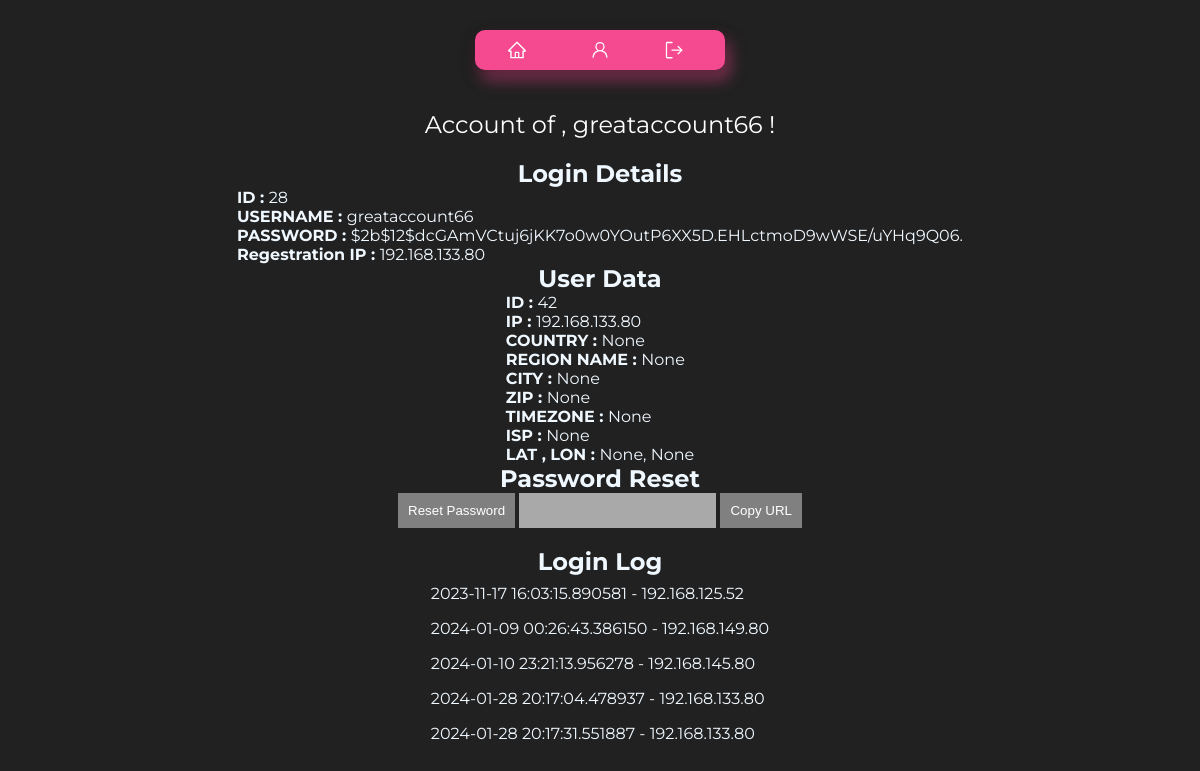
The page /greataccount66 (signed in) on the database its author committed.
### tables this page shows
CREATE TABLE users (
        id INTEGER PRIMARY KEY,
        username TEXT UNIQUE,
        password TEXT,
        ip TEXT
    );

CREATE TABLE userData (
        id INTEGER PRIMARY KEY,
        username TEXT,
        ip TEXT,
        country TEXT,
        regionname TEXT,
        city TEXT,
        zip TEXT, 
        lat TEXT,
        lon TEXT,
        timezone TEXT,
        isp TEXT
    );

CREATE TABLE loginLog (
        id INTEGER PRIMARY KEY,
        username TEXT,
        ip TEXT,
        timestamp TIMESTAMP DEFAULT CURRENT_TIMESTAMP
    );

### main.py (the view)
@app.route('/<string:username>', methods=['GET'])
def user(username):
    nonce = secrets.token_hex(8)
    if 'username' in session:
        logged_in_username = session['username']
        if logged_in_username == 'admin':
            csp_header['script-src'] = f"'self' 'nonce-{nonce}'"
            username = sanitize_input(username)
            liked_meals = get_liked_Meals_db(username)
            user_data = get_user_data(username)
            user_login_info = get_user(username)
            login_log = get_login_log(username)
            meal = [meal[2] for meal in liked_meals]
            return render_template('admin/user_details.html',
                       username=username,
                       loginDetails=user_login_info,
                       liked_meal_ids=meal,  # Pass the likedMeals data
                       loginLog=login_log,
                       userData=user_data,
                       nonce=nonce)
        return redirect(url_for('account'))  # HTTP 403 Forbidden for non-admin users
    else:
        return redirect(url_for('login'))

### main.py (called while the page is built)
@app.after_request
def set_csp_header(response):
    csp_value = '; '.join([f"{key} {value}" for key, value in csp_header.items()])
    response.headers['Content-Security-Policy'] = csp_value
    return response

@app.after_request
def add_security_headers(response):
    response.headers['X-Frame-Options'] = 'SAMEORIGIN'
    return response

@app.after_request
def add_hsts_header(response):
    response.headers['Strict-Transport-Security'] = 'max-age=31536000; includeSubDomains; preload'
    return response

@app.after_request
def add_content_type_header(response):
    response.headers['X-Content-Type-Options'] = 'nosniff'
    return response

### scripts/check_input.py (called while the page is built)
def sanitize_input(input_string):
    sanitized_input = input_string.strip()
    sanitized_input = re.sub(r'[(;\'"\\)]', '', sanitized_input)
    return sanitized_input

### scripts/db.py (called while the page is built)
def connect():
    conn = sqlite3.connect('database/testdb.db')
    cursor = conn.cursor()
    return conn, cursor

def get_user(username):
    conn, cursor = connect()
    cursor.execute('SELECT * FROM users WHERE username = ?', (username,))
    user_data = cursor.fetchone()
    conn.close()
    if user_data:
        user_dict = {
            'id': user_data[0],
            'username': user_data[1],
            'password': user_data[2],
            'ip': user_data[3]
        }
        return user_dict
    else:
        return None

def get_liked_Meals_db(username):
    conn, cursor = connect()
    cursor.execute('SELECT * FROM likedMeals WHERE username = ?', (username,))
    user_liked_meals = cursor.fetchall()
    conn.commit()
    conn.close()
    return user_liked_meals

def get_user_data(username):
    conn, cursor = connect()
    cursor.execute('''
        SELECT * FROM userData
        WHERE username = ?
        AND id = (SELECT MAX(id) FROM userData WHERE username = ?)
    ''', (username, username))
    user_data = cursor.fetchone()
    conn.close()
    if user_data:
        user_data_dict = {
            'id': user_data[0],
            'username': user_data[1],
            'ip': user_data[2],
            'country': user_data[3],
            'regionname': user_data[4],
            'city': user_data[5],
            'zip': user_data[6],
            'lat': user_data[7],
            'lon': user_data[8],
            'timezone': user_data[9],
            'isp': user_data[10]
        }
        return user_data_dict
    else:
        return None

### templates/admin/user_details.html (shortened to what this page needs)
<!DOCTYPE html>
<html lang="en">
<head>
  <link rel="stylesheet" type="text/css" href="{{ url_for('static', filename='css/account.css') }}">
  <link rel="stylesheet" type="text/css" href="{{ url_for('static', filename='css/template.css') }}" />
  <link rel="stylesheet" type="text/css" href="{{ url_for('static', filename='css/header.css') }}" />
</head>
<body>
  <header>
    <div class="button-container">
      <a class="button" href="/">
      </a>
      <a class="button" href="/admin/dashboard">
      </a>
      <a class="button" href="/logout">
      </a>
    </div>
  </header>
  <div class="user-data">
    <span>Account of , {{ username }} !</span>
  </div>
  <h2>Login Details</h2>
  <div>
    <p><b>ID : </b>{{ loginDetails.id }} <br></p>
    <p><b>USERNAME : </b>{{ loginDetails.username }} <br></p>
    <p><b>PASSWORD : </b>{{ loginDetails.password }} <br></p>
    <p><b>Regestration IP : </b>{{ loginDetails.ip }} <br></p>
  </div>
  <h2>User Data</h2>
  <div>
    <p><b>ID : </b>{{ userData.id }}<br></p>
    <p><b>IP : </b>{{ userData.ip }}<br></p>
    <p><b>COUNTRY : </b>{{ userData.country }}<br></p>
    <p><b>REGION NAME : </b>{{ userData.regionname }}<br></p>
    <p><b>CITY : </b>{{ userData.city }}<br></p>
    <p><b>ZIP : </b>{{ userData.zip }}<br></p>
    <p><b>TIMEZONE : </b>{{ userData.timezone }}<br></p>
    <p><b>ISP : </b>{{ userData.isp }}<br></p>
    <p><b>LAT , LON : </b> {{ userData.lat }}, {{ userData.lon }}<br></p>
  </div>
  <h2>Password Reset</h2>
  <div>
    <button id="resetButton" nonce="{{ nonce }}"
      style="background: gray; border: none; outline: none; padding: 10px; cursor: pointer; color: white;">Reset
      Password</button>
    <input type="text" id="resetUrlField" value="" readonly
      style="background: darkgray; border: none; outline: none; padding: 10px; color: white;">
    <button id="copyUrlButton" nonce="{{ nonce }}"
      style="background: gray; border: none; outline: none; padding: 10px; cursor: pointer; color: white;">Copy
      URL</button>
  </div>
  <br>
  <h2>Login Log</h2>
  <ul>
    {% for log in loginLog %}
    <ul style="padding: 8px;">{{ log.timestamp }} - {{ log.ip }}</ul>
    {% endfor %}
  </ul>
</body>
</html>

### static/css/account.css (style rules this page uses)
header { display: flex; justify-content: space-evenly; flex-direction: row; }
.user-data { padding: 20px; display: flex; justify-content: center; align-items: center; }
.user-data span { font-size: 24px; }
h1, span { color: white; }

### static/css/template.css (style rules this page uses)
* { padding: 0; margin: 0; box-sizing: border-box; }
body { padding: 10px; display: flex; flex-direction: column; justify-content: center; align-items: center; background-color: #212121; color: aliceblue; font-family: Montserrat, serif; }

### static/css/header.css (style rules this page uses)
header { padding: 20px; display: flex; justify-content: center; align-items: center; }
.button-container { display: flex; background-color: rgba(245, 73, 144); width: 250px; height: 40px; align-items: center; justify-content: space-around; border-radius: 10px; box-shadow: rgba(0, 0, 0, 0.35) 0px 5px 15px, rgba(245, 73, 144, 0.5) 5px 10px 15px; }
.button { outline: 0 !important; border: 0 !important; width: 40px; height: 40px; border-radius: 50%; background-color: transparent; display: flex; align-items: center; justify-content: center; color: #fff; transition: all ease-in-out 0.3s; cursor: pointer; }
.icon { font-size: 20px; }

### rows shown on the page
users: id "28", username "greataccount66", password "$2b$12$dcGAmVCtuj6jKK7o0w0YOutP6XX5D.EHLctmoD9wWSE/uYHq9Q06.", ip "192.168.133.80"
userData: id "42", ip "192.168.133.80"
loginLog: timestamp "2023-11-17 16:03:15.890581", ip "192.168.125.52"
loginLog: timestamp "2024-01-09 00:26:43.386150", ip "192.168.149.80"
loginLog: timestamp "2024-01-10 23:21:13.956278", ip "192.168.145.80"
loginLog: timestamp "2024-01-28 20:17:04.478937", ip "192.168.133.80"
loginLog: timestamp "2024-01-28 20:17:31.551887", ip "192.168.133.80"

### other values the page prints
{{ username }} "greataccount66"
{{ userData.country }} "None"
{{ userData.regionname }} "None"
{{ userData.city }} "None"
{{ userData.zip }} "None"
{{ userData.timezone }} "None"
{{ userData.isp }} "None"
{{ userData.lat }} "None"
{{ userData.lon }} "None"
